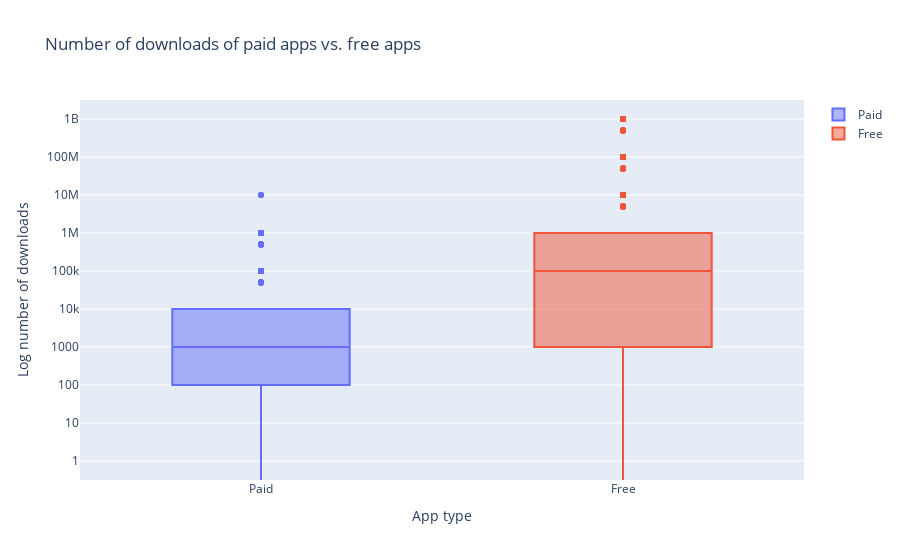

The notebook cell saved with this chart:
### Markdown cell above
# 10. Popularity of paid apps vs free apps

For apps in the Play Store today, there are five types of pricing strategies: free, freemium, paid, paymium, and subscription. Let's focus on free and paid apps only. Some characteristics of free apps are:

1. Free to download.
2. Main source of income often comes from advertisements.
3. Often created by companies that have other products and the app serves as an extension of those products.
4. Can serve as a tool for customer retention, communication, and customer service.

Some characteristics of paid apps are:

1. Users are asked to pay once for the app to download and use it.
2. The user can't really get a feel for the app before buying it.

Are paid apps installed as much as free apps? It turns out that paid apps have a relatively lower number of installs than free apps, though the difference is not as stark as I would have expected!

### Code cell
num_apps_in_Type = apps['Type'].value_counts()
print(num_apps_in_Type)

trace0 = go.Box(
    # Data for paid apps
    y = apps[apps['Type'] == 'Paid']['Installs'],
    name = 'Paid'
)

trace1 = go.Box(
    # Data for free apps
    y = apps[apps['Type'] == 'Free']['Installs'],
    name = 'Free'
)

layout = go.Layout(
    title = "Number of downloads of paid apps vs. free apps",
    yaxis = dict(title = "Log number of downloads",
                type = 'log',
                autorange = True),
    xaxis=dict(title='App type', zeroline=False)
)

# Add trace0 and trace1 to a list for plotting
data = [trace0, trace1]
fig = go.Figure(data=data, layout = layout)
fig.show()

### Figure 1 — Plotly figure (JSON) as saved in the notebook; plotly's stock layout.template omitted (floating-point values rounded to 4 significant figures; data arrays with more than 128 entries replaced by an {"elided": "..."} marker saying what was removed)
{"data": [{"name": "Paid", "type": "box", "y": {"elided": "758 int values"}}, {"name": "Free", "type": "box", "y": {"elided": "8985 int values"}}], "layout": {"title": {"text": "Number of downloads of paid apps vs. free apps"}, "xaxis": {"title": {"text": "App type"}, "zeroline": false}, "yaxis": {"autorange": true, "title": {"text": "Log number of downloads"}, "type": "log"}}}
